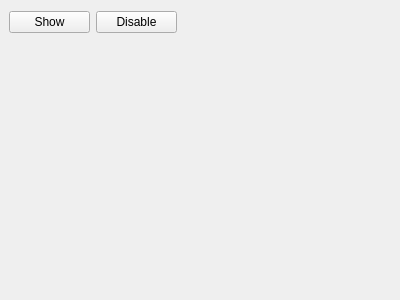
<?xml version="1.0" encoding="UTF-8"?>
<ui version="4.0">
 <class>MainWindow</class>
 <widget class="QWidget" name="MainWindow">
  <property name="geometry">
   <rect>
    <x>0</x>
    <y>0</y>
    <width>400</width>
    <height>300</height>
   </rect>
  </property>
  <property name="windowTitle">
   <string>Form</string>
  </property>
  <widget class="QWidget" name="">
   <property name="geometry">
    <rect>
     <x>9</x>
     <y>9</y>
     <width>168</width>
     <height>27</height>
    </rect>
   </property>
   <layout class="QHBoxLayout" name="horizontalLayout">
    <item>
     <widget class="QPushButton" name="pushButton_show">
      <property name="text">
       <string>Show</string>
      </property>
     </widget>
    </item>
    <item>
     <widget class="QPushButton" name="pushButton_disable">
      <property name="text">
       <string>Disable</string>
      </property>
     </widget>
    </item>
   </layout>
  </widget>
 </widget>
 <resources/>
 <connections/>
</ui>
